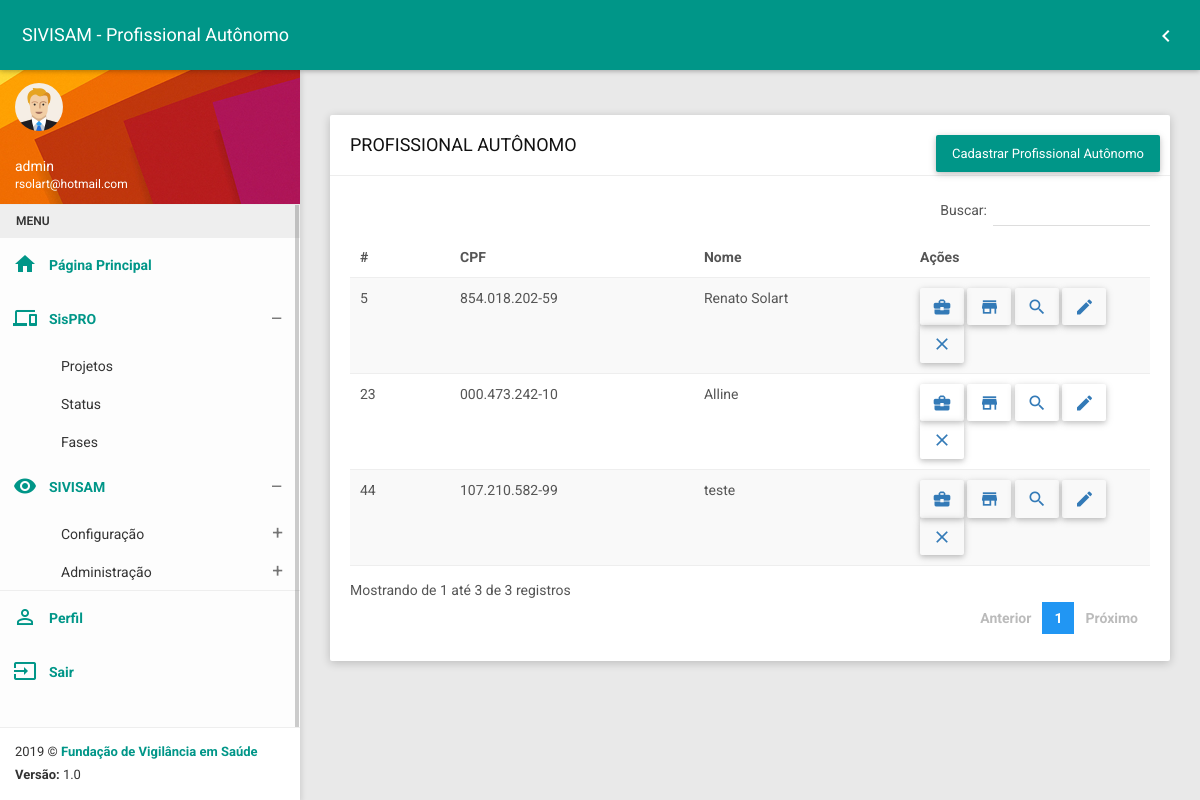
The page /devisa/cpf_autonomo (signed in) on the database its author committed.
### devisa/models.py (models this page shows, shortened)
class Entidade(models.Model):
    ent_tipo_entidade = models.CharField(verbose_name='tipo de entidade', max_length=2, default=1)  # required
    ent_cpf = models.CharField(verbose_name='CPF', max_length=20, null=True, default='', blank=True)
    ent_cnpj = models.CharField(verbose_name='CNPJ', max_length=30, null=True, default='', blank=True)
    ent_nome_razao = models.CharField(verbose_name='nome / Razão Social', max_length=300)  # required
    ent_fantasia = models.CharField(verbose_name='nome Fantasia', max_length=200, blank=True, default='', null=True)
    ent_insc_estadual = models.CharField(verbose_name='Inscrição Estadual', max_length=100, blank=True, default='',
                                         null=True)
    ent_insc_municipal = models.CharField(verbose_name='Inscrição Municipal', max_length=100, blank=True, default='',
                                          null=True)
    ent_cnes = models.CharField(verbose_name='CNES (Estabelecimentos de Saúde)', max_length=100, blank=True, default='',
                                null=True)
    ent_cep = models.CharField(verbose_name='CEP', max_length=20, blank=True, default='', null=False)
    ent_complemento = models.CharField(verbose_name='Complemento', max_length=300, blank=True, default='', null=True)
    ent_endereco = models.CharField(verbose_name='Endereço', max_length=300, blank=True, default='', null=False)
    ent_numero = models.CharField(verbose_name='Endereço', max_length=6, blank=True, default='', null=False)
    ent_fone = models.CharField(verbose_name='Telefone', max_length=20, blank=True, default='', null=True)
    ent_fax = models.CharField(verbose_name='Fax', max_length=20, blank=True, default='', null=True)
    ent_email = models.CharField(verbose_name='E-mail', max_length=200, blank=True, default='', null=True)
    ent_dt_inicio_func = models.CharField(verbose_name='Data de Início do Funcionamento', max_length=20, blank=True,
                                          default='', null=False)
    ent_pasta_num = models.CharField(verbose_name='Número da Pasta', max_length=200, blank=True, default='', null=True)
    ent_obj_contrato_social = models.CharField(verbose_name='Objetivo Contrato Social', max_length=500, blank=True,
                                               default='', null=True)
    ent_observacoes = models.CharField(verbose_name='Observações', max_length=500, blank=True, default='', null=True)
    ent_rg = models.CharField(verbose_name='RG', max_length=20, blank=True, default='', null=True)
    ent_orgao_exp = models.CharField(verbose_name='Órgão Expedidor', max_length=100, blank=True, default='', null=True)
    ent_dt_expedicao = models.CharField(verbose_name='Data de Expedição', max_length=20, blank=True, default='',
                                        null=True)
    ent_registro_conselho = models.CharField(verbose_name='Registro no Conselho', max_length=100, blank=True, default=''
                                             , null=True)
    ent_especializacao = models.CharField(verbose_name='Especialização', max_length=200, blank=True, default='',
                                          null=True)
    municipio = models.ForeignKey(Municipio, on_delete=models.SET_NULL, blank=True, null=True)
    bairro = models.ForeignKey(Bairro, on_delete=models.SET_NULL, blank=True, null=True)
    natureza_juridica_dependencia = models.ForeignKey(Natureza, on_delete=models.SET_NULL, blank=True, null=True)
    escolaridade = models.ForeignKey(Escolaridade, on_delete=models.SET_NULL, blank=True, null=True)
    formacao_profissional = models.ForeignKey(Formacao, on_delete=models.SET_NULL, blank=True, null=True)
    conselho = models.ForeignKey(Conselho, on_delete=models.SET_NULL, blank=True, null=True)
    uf_conselho = models.CharField(verbose_name='UF', max_length=2, blank=True)
    class Meta:
        permissions = (
            ('entidade_list', 'Pode listar entidades'),
            ('entidade_create', 'Pode cadastrar entidade'),
            ('entidade_update', 'Pode editar entidade'),
            ('entidade_view', 'Pode ver entidade'),
            ('entidade_delete', 'Pode excluir entidade'),
            ('cpf_autonomo', 'Pode listar profissionais autônomos'),
            ('cpf_autonomo_validacao', 'Pode validar CPF de profissional autônomo'),
            ('cpf_autonomo_create', 'Pode cadastrar profissional autônomo'),
            ('cpf_autonomo_update', 'Pode editar profissional autônomo'),
            ('cpf_autonomo_view', 'Pode ver profissional autônomo'),
            ('cpf_autonomo_delete', 'Pode excluir profissional autônomo'),
            ('cpf_liberal', 'Pode listar profissionais liberais'),
            ('cpf_liberal_validacao', 'Pode validar CPF de profissional liberal'),
            ('cpf_liberal_create', 'Pode cadastrar profissional liberal'),
            ('cpf_liberal_update', 'Pode editar profissional liberal'),
            ('cpf_liberal_view', 'Pode ver profissional liberal'),
            ('cpf_liberal_delete', 'Pode excluir profissional liberal'),
            ('cnpj', 'Pode listar estabelecimentos'),
            ('cnpj_validacao', 'Pode validar CNPJ de estabelecimento'),
            ('cnpj_create', 'Pode cadastrar estabelecimento'),
            ('cnpj_update', 'Pode editar estabelecimento'),
            ('cnpj_view', 'Pode ver estabelecimento'),
            ('cnpj_delete', 'Pode excluir estabelecimento')
        )

### devisa/views.py (the view)
# urls.py: path('cpf_autonomo', cpf_autonomo, name="cpf_autonomo"),
@login_required
@permission_required('devisa.cpf_autonomo')
def cpf_autonomo(request):
    model = Entidade.objects.filter(ent_tipo_entidade=5)
    return render(request, 'entidade/cpf_autonomo.html', {'entidades': model})

### devisa/templates/entidade/cpf_autonomo.html (shortened to what this page needs)
{% extends 'base.html' %}
{% load static %}
{% block css %}
    <link href="{% static 'plugins/bootstrap/css/bootstrap.css' %}" rel="stylesheet">
    <link href="{% static 'plugins/node-waves/waves.css' %}" rel="stylesheet" />
    <link href="{% static 'plugins/animate-css/animate.css' %}" rel="stylesheet" />
    <link href="{% static 'plugins/jquery-datatable/skin/bootstrap/css/dataTables.bootstrap.css' %}" rel="stylesheet">
    <link href="{% static 'css/style.css' %}" rel="stylesheet">
    <link href="{% static 'css/themes/all-themes.css' %}" rel="stylesheet" />
{% endblock %}
{% block title %} SIVISAM - Profissional Autônomo {% endblock %}
{% block return %}
       <li class="pull-right"><a href="{% url 'devisa' %}"><i class="material-icons">chevron_left</i></a></li>
{% endblock %}
{% block content %}
<div class="row clearfix">
                <div class="col-lg-12 col-md-12 col-sm-12 col-xs-12">
                    <div class="card">
                        <div class="header">
                            <h2>
                                PROFISSIONAL AUTÔNOMO
                            </h2>
                            <ul class="header-dropdown m-r--5">
                                <li class="dropdown">
                                    <a href="{% url 'cpf_autonomo_validacao' %}">
                                        <button type="button" class="btn bg-teal btn-block btn-lg waves-effect">
                                            Cadastrar Profissional Autônomo
                                        </button>
                                    </a>
                                </li>
                            </ul>
                        </div>
                        <div class="body">
                            <div class="table-responsive">
                                <table class="table table-striped table-hover dataTable js-exportable">
                                    <thead>
                                        <tr>
                                            <th>#</th>
                                            <th>CPF</th>
                                            <th>Nome</th>
                                            <th>Ações</th>
                                        </tr>
                                    </thead>
                                    <tbody>
                                        {% for entidade in entidades %}
                                        <tr>
                                            <td>{{ entidade.id }}</td>
                                            <td>{{ entidade.ent_cpf }}</td>
                                            <td>{{ entidade.ent_nome_razao }}</td>
                                            <td style="width: 30%;">
                                                <a href="{% url 'entsub_autonomo_list' entidade.id %}" rel="tooltip" title="Atividades" class="btn"><i class="material-icons">business_center</i></a>
                                                <a href="{% url 'unid_autonomo_list' entidade.id %}" rel="tooltip" title="Unidades" class="btn"><i class="material-icons">store_mall_directory</i></a>
                                                <a href="{% url 'cpf_autonomo_view' entidade.id %}" class="btn"><i class="material-icons">search</i></a>
                                                <a href="{% url 'cpf_autonomo_update' entidade.id %}" class="btn"><i class="material-icons">mode_edit</i></a>
                                                <a href="{% url 'cpf_autonomo_delete' entidade.id %}" class="btn"><i class="material-icons">close</i></a>
                                            </td>
                                        </tr>
                                        {% endfor %}
                                    </tbody>
                                </table>
                            </div>
                        </div>
                    </div>
                </div>
</div>
{% endblock %}

### templates/base.html (shortened to what this page needs)
{% load static %}
<!DOCTYPE html>
<html>
<head>
    {% block css %}
    {% endblock %}
</head>
<body class="theme-teal">
    <nav class="navbar">
        <div class="container-fluid">
            <div class="navbar-header">
                <a class="navbar-brand" href="javascript:void(0);">{% block title %}{% endblock %}</a>
            </div>
            <div class="collapse navbar-collapse" id="navbar-collapse">
                <ul class="nav navbar-nav navbar-right">
                {% block return %}{% endblock %}
                </ul>
            </div>
        </div>
    </nav>
    <section>
        <aside id="leftsidebar" class="sidebar">
            <div class="user-info">
                <div class="image">
                    <img src="{% static 'images/user.png' %}" width="48" height="48" alt="User" />
                </div>
                <div class="info-container">
                    <div class="name" data-toggle="dropdown" aria-haspopup="true" aria-expanded="false">{{ user.username }}</div>
                    <div class="email">{{ user.email }}</div>
                </div>
            </div>
            <div class="menu">
                <ul class="list">
                    <li class="header">MENU</li>
                    <li class="active">
                        <a href="{% url 'home' %}">
                            <i class="material-icons">home</i>
                            <span>Página Principal</span>
                        </a>
                    </li>
                    <li class="active">
                        {% if perms.sistemasfvs.sistema_list %}
                                <a href="javascript:void(0);" class="menu-toggle">
                                    <i class="material-icons">devices</i>
                                    <span>SisPRO</span>
                                </a>
                        {% endif %}
                        <ul class="ml-menu">
                            <li>
                                <a href="{% url 'sistema_list' %}">
                                    <span>Projetos</span>
                                </a>
                            </li>
                            <li>
                                <a href="{% url 'status_list' %}">
                                    <span>Status</span>
                                </a>
                            </li>
                            <li>
                                <a href="{% url 'fase_list' %}">
                                    <span>Fases</span>
                                </a>
                            </li>
                        </ul>
                    </li>
                    <li class="active">
                        <a href="javascript:void(0);" class="menu-toggle" style="">
                            <i class="material-icons">remove_red_eye</i>
                            <span>SIVISAM</span>
                        </a>
                        <ul class="ml-menu">
                            <li>
                                <a href="javascript:void(0);" class="menu-toggle">
                                    <span>Configuração</span>
                                </a>
                            </li>
                            <li>
                                <a href="javascript:void(0);" class="menu-toggle">
                                    <span>Administração</span>
                                </a>
                            </li>
                        </ul>
                    </li>
                    <li style="border-top: 1px solid #eee;" class="active">
                        <a href="{% url 'perfil' %}">
                            <i class="material-icons">perm_identity</i>
                            <span>Perfil</span>
                        </a>
                    </li>
                    <li class="active">
                        <a href="{% url 'logout' %}">
                            <i class="material-icons">input</i>
                            <span>Sair</span>
                        </a>
                    </li>
                </ul>
            </div>
            <div class="legal">
                <div class="copyright">
                     2019 &copy; <a href="http://www.fvs.am.gov.br">Fundação de Vigilância em Saúde</a>
                </div>
                <div class="version">
                    <b>Versão: </b> 1.0
                </div>
            </div>
        </aside>
    </section>
    <section class="content">
        <div class="container-fluid">
           {% block content %}
           {% endblock %}
        </div>
    </section>
</body>
</html>

### statics/css/themes/all-themes.css (style rules this page uses)
.theme-teal .navbar { background-color: #009688; }
.theme-teal .navbar-brand { color: #fff; }
.theme-teal .nav > li > a { color: #fff; }
.theme-teal .sidebar .menu .list li.active { background-color: transparent; }
.theme-teal .sidebar .menu .list li.active > :first-child i, .theme-teal .sidebar .menu .list li.active > :first-child span { color: #009688; }
.theme-teal .sidebar .menu .list .toggled { background-color: transparent; }
.theme-teal .sidebar .menu .list .ml-menu { background-color: transparent; }
.theme-teal .sidebar .legal { background-color: #fff; }
.theme-teal .sidebar .legal .copyright a { color: #009688 !important; }

### rows shown on the page
Entidade: id "5", ent_cpf "854.018.202-59", ent_nome_razao "Renato Solart"
Entidade: id "23", ent_cpf "000.473.242-10", ent_nome_razao "Alline"
Entidade: id "44", ent_cpf "107.210.582-99", ent_nome_razao "teste"

### other values the page prints
{{ user.username }} "admin"
{{ user.email }} "rsolart@hotmail.com"
